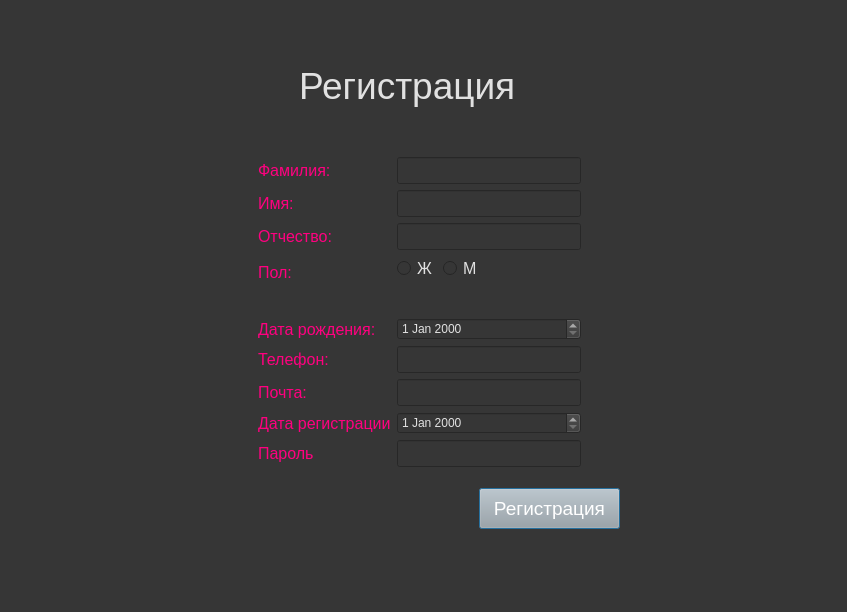
<?xml version="1.0" encoding="UTF-8"?>
<ui version="4.0">
 <class>Dialog</class>
 <widget class="QDialog" name="Dialog">
  <property name="geometry">
   <rect>
    <x>0</x>
    <y>0</y>
    <width>847</width>
    <height>612</height>
   </rect>
  </property>
  <property name="windowTitle">
   <string>Dialog</string>
  </property>
  <property name="styleSheet">
   <string notr="true">background-color: rgb(54, 54, 54);</string>
  </property>
  <widget class="QPushButton" name="signupbutton">
   <property name="geometry">
    <rect>
     <x>479</x>
     <y>488</y>
     <width>141</width>
     <height>41</height>
    </rect>
   </property>
   <property name="styleSheet">
    <string notr="true">background-color: rgb(167, 168, 167); font-size:14pt; color:rgb(255, 255, 255)</string>
   </property>
   <property name="text">
    <string>Регистрация</string>
   </property>
  </widget>
  <widget class="QLabel" name="label">
   <property name="geometry">
    <rect>
     <x>299</x>
     <y>50</y>
     <width>261</width>
     <height>71</height>
    </rect>
   </property>
   <property name="styleSheet">
    <string notr="true">color:rgb(225, 225, 225); font-size:28pt;</string>
   </property>
   <property name="text">
    <string>Регистрация</string>
   </property>
  </widget>
  <widget class="QWidget" name="layoutWidget">
   <property name="geometry">
    <rect>
     <x>258</x>
     <y>157</y>
     <width>323</width>
     <height>310</height>
    </rect>
   </property>
   <layout class="QFormLayout" name="formLayout_2">
    <item row="0" column="0">
     <widget class="QLabel" name="label_5">
      <property name="sizePolicy">
       <sizepolicy hsizetype="Preferred" vsizetype="Preferred">
        <horstretch>3</horstretch>
        <verstretch>2</verstretch>
       </sizepolicy>
      </property>
      <property name="font">
       <font>
        <pointsize>12</pointsize>
       </font>
      </property>
      <property name="styleSheet">
       <string notr="true">color:rgb(255, 0, 127);</string>
      </property>
      <property name="text">
       <string>Фамилия:</string>
      </property>
     </widget>
    </item>
    <item row="0" column="1">
     <widget class="QLineEdit" name="leFio">
      <property name="font">
       <font>
        <pointsize>12</pointsize>
       </font>
      </property>
      <property name="styleSheet">
       <string notr="true">color: rgb(225, 225, 225); </string>
      </property>
      <property name="text">
       <string/>
      </property>
     </widget>
    </item>
    <item row="1" column="0">
     <widget class="QLabel" name="label_9">
      <property name="sizePolicy">
       <sizepolicy hsizetype="Preferred" vsizetype="Preferred">
        <horstretch>3</horstretch>
        <verstretch>2</verstretch>
       </sizepolicy>
      </property>
      <property name="font">
       <font>
        <pointsize>12</pointsize>
       </font>
      </property>
      <property name="styleSheet">
       <string notr="true">color:rgb(255, 0, 127);
</string>
      </property>
      <property name="text">
       <string>Имя:</string>
      </property>
     </widget>
    </item>
    <item row="1" column="1">
     <widget class="QLineEdit" name="leFio_2">
      <property name="font">
       <font>
        <pointsize>12</pointsize>
       </font>
      </property>
      <property name="styleSheet">
       <string notr="true">color: rgb(225, 225, 225); </string>
      </property>
      <property name="text">
       <string/>
      </property>
     </widget>
    </item>
    <item row="2" column="0">
     <widget class="QLabel" name="label_10">
      <property name="sizePolicy">
       <sizepolicy hsizetype="Preferred" vsizetype="Preferred">
        <horstretch>3</horstretch>
        <verstretch>2</verstretch>
       </sizepolicy>
      </property>
      <property name="font">
       <font>
        <pointsize>12</pointsize>
       </font>
      </property>
      <property name="styleSheet">
       <string notr="true">color:rgb(255, 0, 127);</string>
      </property>
      <property name="text">
       <string>Отчество:</string>
      </property>
     </widget>
    </item>
    <item row="2" column="1">
     <widget class="QLineEdit" name="leFio_3">
      <property name="font">
       <font>
        <pointsize>12</pointsize>
       </font>
      </property>
      <property name="styleSheet">
       <string notr="true">color: rgb(225, 225, 225); </string>
      </property>
      <property name="text">
       <string/>
      </property>
     </widget>
    </item>
    <item row="3" column="0">
     <widget class="QLabel" name="label_6">
      <property name="sizePolicy">
       <sizepolicy hsizetype="Preferred" vsizetype="Preferred">
        <horstretch>3</horstretch>
        <verstretch>2</verstretch>
       </sizepolicy>
      </property>
      <property name="font">
       <font>
        <pointsize>12</pointsize>
       </font>
      </property>
      <property name="styleSheet">
       <string notr="true">color:rgb(255, 0, 127);</string>
      </property>
      <property name="text">
       <string>Пол:</string>
      </property>
     </widget>
    </item>
    <item row="3" column="1">
     <layout class="QFormLayout" name="formLayout">
      <item row="0" column="0">
       <widget class="QRadioButton" name="rbFemale">
        <property name="font">
         <font>
          <pointsize>12</pointsize>
         </font>
        </property>
        <property name="styleSheet">
         <string notr="true">color: rgb(225, 225, 225); </string>
        </property>
        <property name="text">
         <string>Ж</string>
        </property>
       </widget>
      </item>
      <item row="0" column="1">
       <widget class="QRadioButton" name="rbMale">
        <property name="font">
         <font>
          <pointsize>12</pointsize>
         </font>
        </property>
        <property name="styleSheet">
         <string notr="true">color: rgb(225, 225, 225); </string>
        </property>
        <property name="text">
         <string>М</string>
        </property>
       </widget>
      </item>
     </layout>
    </item>
    <item row="4" column="0">
     <widget class="QLabel" name="label_7">
      <property name="sizePolicy">
       <sizepolicy hsizetype="Preferred" vsizetype="Preferred">
        <horstretch>3</horstretch>
        <verstretch>2</verstretch>
       </sizepolicy>
      </property>
      <property name="font">
       <font>
        <pointsize>12</pointsize>
       </font>
      </property>
      <property name="styleSheet">
       <string notr="true">color:rgb(255, 0, 127);</string>
      </property>
      <property name="text">
       <string>Дата рождения:</string>
      </property>
     </widget>
    </item>
    <item row="4" column="1">
     <widget class="QDateEdit" name="sbAge">
      <property name="styleSheet">
       <string notr="true">color: rgb(225, 225, 225); </string>
      </property>
     </widget>
    </item>
    <item row="5" column="0">
     <widget class="QLabel" name="label_8">
      <property name="sizePolicy">
       <sizepolicy hsizetype="Preferred" vsizetype="Preferred">
        <horstretch>3</horstretch>
        <verstretch>2</verstretch>
       </sizepolicy>
      </property>
      <property name="font">
       <font>
        <pointsize>12</pointsize>
       </font>
      </property>
      <property name="styleSheet">
       <string notr="true">color:rgb(255, 0, 127);</string>
      </property>
      <property name="text">
       <string>Телефон:</string>
      </property>
     </widget>
    </item>
    <item row="5" column="1">
     <widget class="QLineEdit" name="lePhone">
      <property name="font">
       <font>
        <pointsize>12</pointsize>
       </font>
      </property>
      <property name="toolTip">
       <string/>
      </property>
      <property name="styleSheet">
       <string notr="true">color: rgb(225, 225, 225); </string>
      </property>
      <property name="inputMask">
       <string/>
      </property>
      <property name="text">
       <string/>
      </property>
     </widget>
    </item>
    <item row="6" column="0">
     <widget class="QLabel" name="label_11">
      <property name="sizePolicy">
       <sizepolicy hsizetype="Preferred" vsizetype="Preferred">
        <horstretch>3</horstretch>
        <verstretch>2</verstretch>
       </sizepolicy>
      </property>
      <property name="font">
       <font>
        <pointsize>12</pointsize>
       </font>
      </property>
      <property name="styleSheet">
       <string notr="true">color:rgb(255, 0, 127);</string>
      </property>
      <property name="text">
       <string>Почта:</string>
      </property>
     </widget>
    </item>
    <item row="6" column="1">
     <widget class="QLineEdit" name="leEmail">
      <property name="font">
       <font>
        <pointsize>12</pointsize>
       </font>
      </property>
      <property name="styleSheet">
       <string notr="true">color: rgb(225, 225, 225); </string>
      </property>
      <property name="text">
       <string/>
      </property>
     </widget>
    </item>
    <item row="7" column="0">
     <widget class="QLabel" name="label_12">
      <property name="sizePolicy">
       <sizepolicy hsizetype="Preferred" vsizetype="Preferred">
        <horstretch>3</horstretch>
        <verstretch>2</verstretch>
       </sizepolicy>
      </property>
      <property name="font">
       <font>
        <pointsize>12</pointsize>
       </font>
      </property>
      <property name="styleSheet">
       <string notr="true">color:rgb(255, 0, 127);</string>
      </property>
      <property name="text">
       <string>Дата регистрации</string>
      </property>
     </widget>
    </item>
    <item row="7" column="1">
     <widget class="QDateEdit" name="sbAge_2">
      <property name="styleSheet">
       <string notr="true">color: rgb(225, 225, 225); </string>
      </property>
     </widget>
    </item>
    <item row="9" column="0">
     <widget class="QLabel" name="label_13">
      <property name="sizePolicy">
       <sizepolicy hsizetype="Preferred" vsizetype="Preferred">
        <horstretch>3</horstretch>
        <verstretch>2</verstretch>
       </sizepolicy>
      </property>
      <property name="font">
       <font>
        <pointsize>12</pointsize>
       </font>
      </property>
      <property name="styleSheet">
       <string notr="true">color:rgb(255, 0, 127);</string>
      </property>
      <property name="text">
       <string>Пароль</string>
      </property>
     </widget>
    </item>
    <item row="9" column="1">
     <widget class="QLineEdit" name="leEmail_2">
      <property name="font">
       <font>
        <pointsize>12</pointsize>
       </font>
      </property>
      <property name="styleSheet">
       <string notr="true">color: rgb(225, 225, 225); </string>
      </property>
      <property name="text">
       <string/>
      </property>
     </widget>
    </item>
   </layout>
  </widget>
 </widget>
 <resources/>
 <connections/>
</ui>
